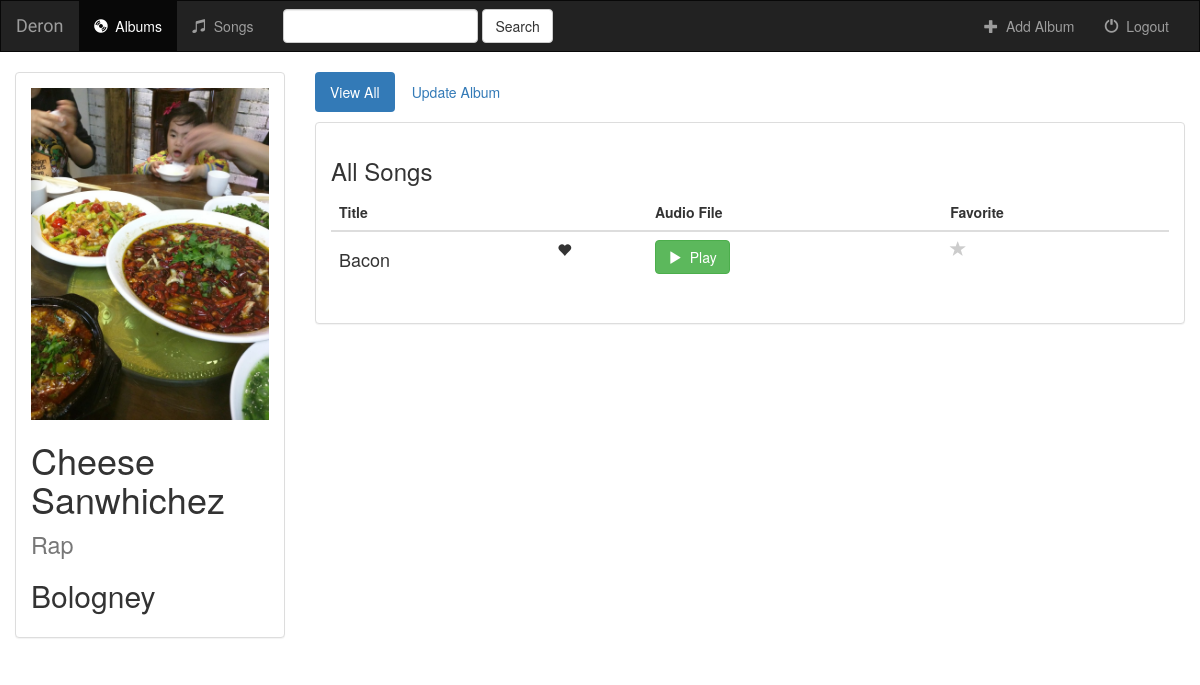
The page /music/1/ on the database as committed earlier.
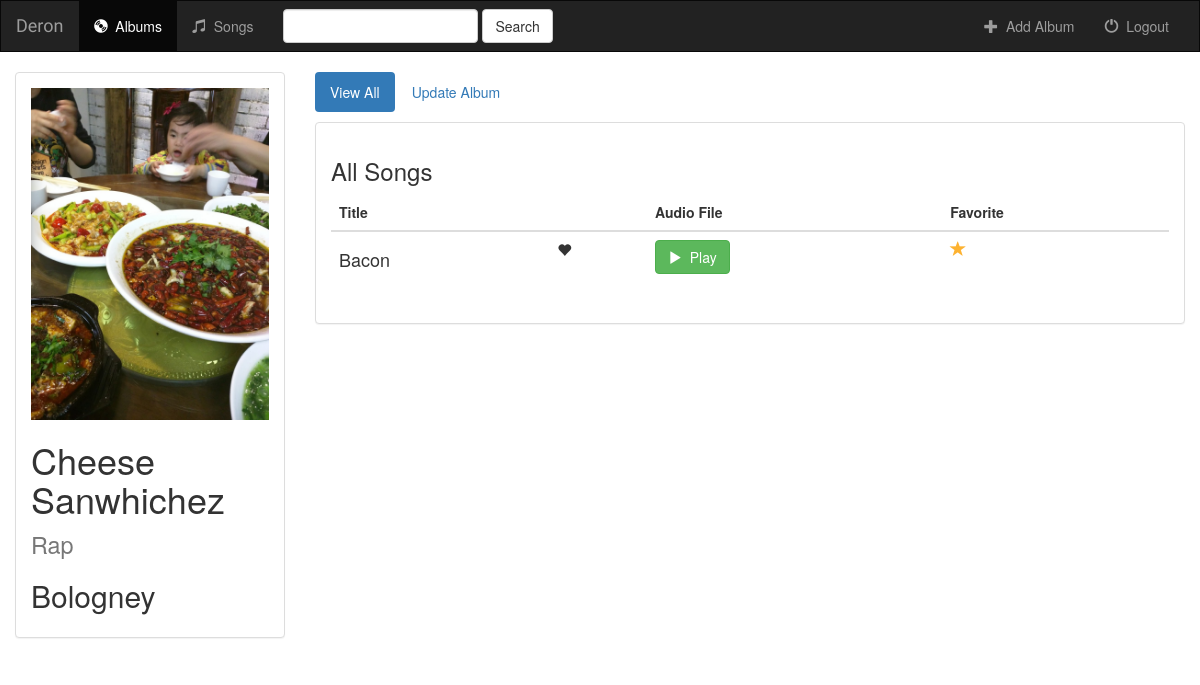
The same page on the database as committed later.
### music/models.py (models this page shows, shortened)
class Album(models.Model):
    artist = models.CharField(max_length=250)
    album_title = models.CharField(max_length=500)
    genre = models.CharField(max_length=100)
    album_logo = models.FileField()
    is_favorite = models.BooleanField(default=False)

class Song(models.Model):
    album = models.ForeignKey(Album, on_delete=models.CASCADE)
    song_title = models.CharField(max_length=250)
    audio_file = models.FileField(default='')
    is_favorite = models.BooleanField(default=False)

### music/views.py (the view)
# urls.py: url(r'^(?P<pk>[0-9]+)/$', views.DetailView.as_view(), name='detail'),
class DetailView(generic.DetailView):
    model = Album
    template_name = 'music/detail.html'

### music/templates/music/detail.html (shortened to what this page needs)
{% extends 'music/base.html' %}
{% block body %}
    <div class="container-fluid songs-container">
        <div class="row">
            <div class="col-sm-4 col-md-3">
                <div class="panel panel-default">
                    <div class="panel-body">
                        <a href="{% url 'music:detail' album.id %}">
                            <img src="{{ album.album_logo.url }}" class="img-responsive">
                        </a>
                        <h1>{{ album.album_title }}
                            <small>{{ album.genre }}</small>
                        </h1>
                        <h2>{{ album.artist }}</h2>
                    </div>
                </div>
            </div>
            <div class="col-sm-8 col-md-9">
                <ul class="nav nav-pills" style="margin-bottom: 10px;">
                    <li role="presentation" class="active">
                        <a href="{% url 'music:detail' album.id %}">View All</a>
                    </li>
                    <li role="presentation">
                        <a href="{% url 'music:album-update' album.id %}">Update Album</a>
                    </li>
                </ul>
                <div class="panel panel-default">
                    <div class="panel-body">
                        <h3>All Songs</h3>
                        <table class="table">
                            <thead>
                            <tr>
                                <th>Title</th>
                                <th></th>
                                <th>Audio File</th>
                                <th>Favorite</th>
                            </tr>
                            </thead>
                            <tbody>
                            {% for song in album.song_set.all %}
                                <tr>
                                    <td>
                                        <h4>{{ song.song_title }}</h4>
                                    </td>
                                    <td>
                                        <span class="glyphicon glyphicon-heart"></span>
                                    </td>
                                    <td>
                                        <a target="_blank" href="{{ song.audio_file.url }}">
                                            <button type="button" class="btn btn-success">
                                                <span class="glyphicon glyphicon-play"></span>&nbsp; Play
                                            </button>
                                        </a>
                                    </td>
                                    <td>
                                        <a href="{% url 'music:favorite' song.id %}" class="btn-favorite" name="song">
                                            <span class="glyphicon glyphicon-star {% if song.is_favorite %} active {% endif %}"></span>
                                        </a>
                                    </td>
                                </tr>
                            {% endfor%}
                            </tbody>
                        </table>
                    </div>
                </div>
            </div>
        </div>
    </div>
{% endblock %}

### music/templates/music/base.html (shortened to what this page needs)
<!DOCTYPE html>
<html lang="en">
<head>
    {% load staticfiles %}
    <link rel="stylesheet" href="https://maxcdn.bootstrapcdn.com/bootstrap/3.3.7/css/bootstrap.min.css">
    <link rel="stylesheet" type="text/css" href="{% static 'music/style.css' %}" />
</head>
<body>
    <nav class="navbar navbar-inverse">
    <div class="container-fluid">
        <div class="navbar-header">
            <a class="navbar-brand" href="{% url 'music:index' %}">Deron</a>
        </div>
        <div class="collapse navbar-collapse" id="topNavBar">
            <ul class="nav navbar-nav">
                <li class="active">
                    <a href="{% url 'music:index' %}">
                        <span class="glyphicon glyphicon-cd" aria-hidden="true"></span>&nbsp; Albums
                    </a>
                </li>
                <li class="">
                    <a href="#">
                        <span class="glyphicon glyphicon-music" aria-hidden="true"></span>&nbsp; Songs
                    </a>
                </li>
            </ul>
            <form class="navbar-form navbar-left" role="search" method="get" action="#">
                <div class="form-group">
                    <input type="text" class="form-control" name="query" value="">
                </div>
                <button type="submit" class="btn btn-default">Search</button>
            </form>
            <ul class="nav navbar-nav navbar-right">
                <li class="">
                    <a href="{% url 'music:album-add' %}">
                        <span class="glyphicon glyphicon-plus" aria-hidden="true"></span>&nbsp; Add Album
                    </a>
                </li>
                <li class="">
                    <a href="#">
                        <span class="glyphicon glyphicon-off" aria-hidden="true"></span>&nbsp; Logout
                    </a>
                </li>
            </ul>
        </div>
    </div>
</nav>
{% block body %}
{% endblock %}
</body>
</html>

### music/static/music/style.css (style rules this page uses)
body { background: white url("images/background.png"); }
.navbar { border-radius: 0; }
.navbar-brand { font-family: 'Satisfy', cursive; }
.glyphicon-star { color: #CCCCCC; font-size: 16px; }
.glyphicon-star.active { color: #FDB230 }

Rows that differ between the two databases and show on the page:
changed Song "Bacon": is_favorite False → True (drawn)
